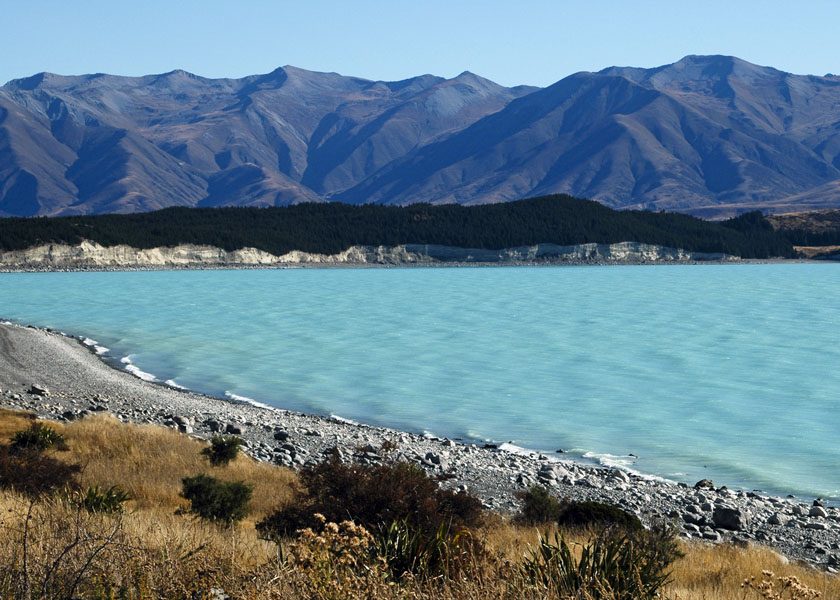
#> input picture opencv_bootcamp/img/New_Zealand_Lake.jpg, 840 x 600 px, given in place of the camera
$ python cv.py
#> lines starting #> are read from the running program, lines starting #| are printed output that depends on the picture
### opencv_bootcamp/edgeDetection.py
import cv2
import sys
import numpy


class edgeDetection:
    def detector(self):
        PREVIEW  = 0  # Preview Mode
#> PREVIEW = 0
        BLUR     = 1  # Blurring Filter
        FEATURES = 2  # Corner Feature Detector
        CANNY    = 3  # Canny Edge Detector

        feature_params = dict(maxCorners=500, qualityLevel=0.2, minDistance=15, blockSize=9)
        s = 0
        if len(sys.argv) > 1:
            s = sys.argv[1]

        image_filter = PREVIEW
#> image_filter = 0
        alive = True

        win_name = "Camera Filters"
        cv2.namedWindow(win_name, cv2.WINDOW_NORMAL)
        result = None

        source = cv2.VideoCapture(s)

        while alive:
            has_frame, frame = source.read()
#> frame is the input picture: shape (600, 840, 3); mean B, G, R 140.2, 126.7, 100.9
            if not has_frame:
                break

            frame = cv2.flip(frame, 1)
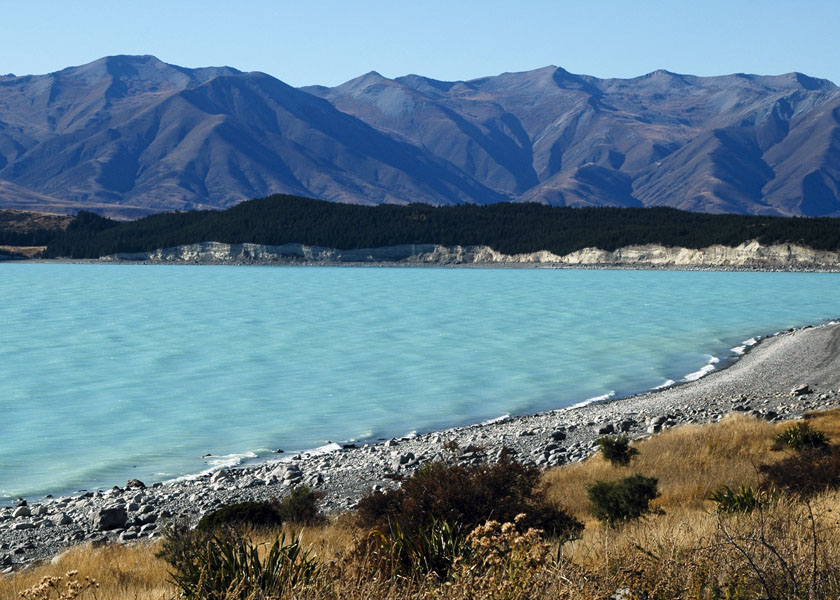
#> frame: shape (600, 840, 3); mean B, G, R 140.2, 126.7, 100.9

            if image_filter == PREVIEW:
                result = frame
            elif image_filter == CANNY:
                result = cv2.Canny(frame, 80, 150)
            elif image_filter == BLUR:
                result = cv2.blur(frame, (13, 13))
            elif image_filter == FEATURES:
                result = frame
                frame_gray = cv2.cvtColor(frame, cv2.COLOR_BGR2GRAY)
                corners = cv2.goodFeaturesToTrack(frame_gray, **feature_params) #corner detection
                if corners is not None:
                    for x, y in numpy.float32(corners).reshape(-1, 2):
                        cv2.circle(result, (int(x), int(y)), 6, (0, 255, 0), 1)

            cv2.imshow(win_name, result)

            key = cv2.waitKey(1)
#> (key Q is pressed here)
            if key == ord("Q") or key == ord("q") or key == 27:
                alive = False
            elif key == ord("C") or key == ord("c"):
                image_filter = CANNY
            elif key == ord("B") or key == ord("b"):
                image_filter = BLUR
            elif key == ord("F") or key == ord("f"):
                image_filter = FEATURES
            elif key == ord("P") or key == ord("p"):
                image_filter = PREVIEW

        source.release()
        cv2.destroyWindow(win_name)

### opencv_bootcamp/cv.py
import os
import cv2 as cv
import numpy as np
import matplotlib.pyplot as plt
import sys

from zipfile import ZipFile
from urllib.request import urlretrieve

from IPython.display import Image
from matplotlib import image as mpimg

from opencv_bootcamp.Annotation import Annotate
from opencv_bootcamp.VideoSaver.VideoSaver import VideoSaver
from opencv_bootcamp.camera.VideoCapture import VideoCapture
from opencv_bootcamp.edgeDetection import edgeDetection


class ImageDisplay:
    """
    cv2.IMREAD_GRAYSCALE or 0: Loads image in grayscale mode
    cv2.IMREAD_COLOR or 1: Loads a color image. Any transparency of image will be neglected. It is the default flag.
    cv2.IMREAD_UNCHANGED or -1: Loads image as such including alpha channel.
    """
    # [43 lines left out: functions checkerDisplay, splitMerge, not called in this run]
    def imageSaver(self, path):
        pass


def main():
    # [7 lines of commented-out code are left out]
    edgeDetector = edgeDetection().detector()


if __name__ == "__main__":
    main()
